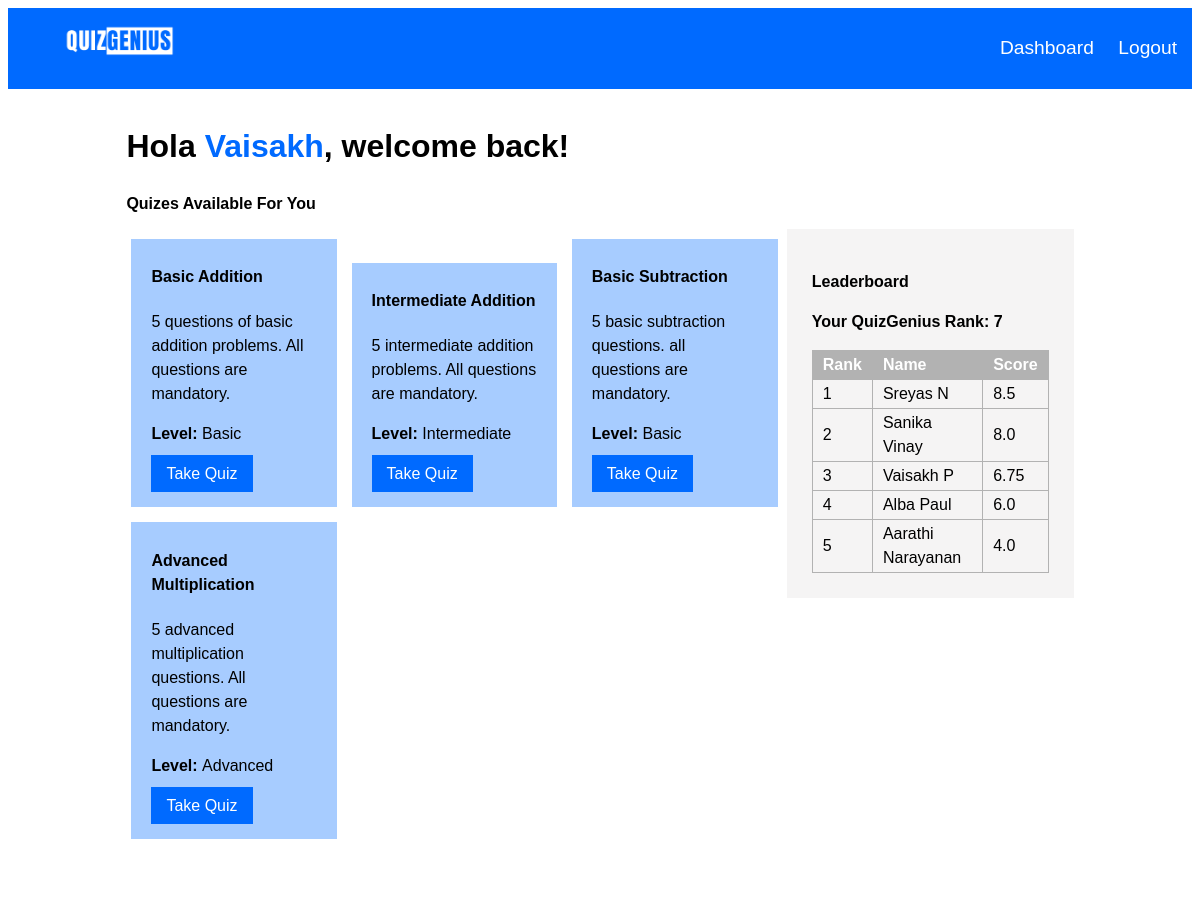
The page /dashboard (signed in) on the database its author committed.
### db.py (models this page shows, shortened)
class User(UserMixin, db.Model):
    firstname = db.Column(db.String(100), nullable=False)
    lastname = db.Column(db.String(100), nullable=False)
    role = db.Column(db.String(20),nullable=False)
    id = db.Column(db.Integer, primary_key=True)
    username = db.Column(db.String(100), unique=True, nullable=False)
    pswrd = db.Column(db.String(100), nullable=False)
    total_score = db.Column(db.Integer, default=0)
    quiz_scores = db.relationship('UserQuizScore', backref = 'user', lazy=True)

class Quiz(db.Model):
    id = db.Column(db.Integer, primary_key=True)
    title = db.Column(db.String(100), nullable=False)
    description = db.Column(db.String(150), nullable=False)
    level = db.Column(db.String(10), nullable=False)
    questions = db.relationship('Question', backref='quiz', cascade='all, delete-orphan')

### routes.py (the view)
@routes.route('/dashboard')
@login_required
def dashboard():
    quizes = Quiz.query.all()
    users = User.query.all()
    user_scores = []
    for user in users:
        total_score = sum(score.score for score in user.quiz_scores)
        user_scores.append((user, total_score))
    sorted_users = sorted(user_scores, key=lambda x: x[1], reverse=True)
    current_user_rank = None
    current_user_score = None
    for index, (user,score) in enumerate(sorted_users,1):
        if user.role=="Admin":
            sorted_users.pop(index-1)
            pass
        if current_user.id == user.id:
            current_user_rank = index
            current_user_score = score
    top_performers = sorted_users[:5]
    return render_template('dashboard.html', quizes=quizes,current_user=current_user, user_score=current_user_score, current_user_rank=current_user_rank, top_performers=top_performers)

### app.py (called while the page is built)
@login_manager.user_loader
def load_user(user_id):
    if user_id is not None:
        return User.query.get(int(user_id))
    else:
        return None

### authenticator.py (called while the page is built)
def login_required(f):
    @wraps(f)
    def decorated_function(*args, **kwargs):
        if 'user_logged_in' not in session and 'admin_logged_in' not in session:
            return redirect(url_for('routes.login'))  # Redirect to login if no user or admin session
        return f(*args, **kwargs)
    return decorated_function

### templates/dashboard.html
{% extends 'base.html' %}
{% block content %}
<h1>Hola <span id='user_name'>{{ current_user.firstname }}</span>, welcome back!</h1>
<h2> Quizes Available For You</h2>
<aside>
    <h3>Leaderboard</h3>
    <table id="dashboard_table">
    <p><strong>Your QuizGenius Rank: {{ current_user_rank }}</strong></p>
        <thead>
            <tr>
                <th id="rank">Rank</th>
                <th id="name">Name</th>
                <th id="score">Score</th>
            </tr>
        </thead>
        <tbody>
            {% for (user, score) in top_performers %}
                {% if user.id == current_user.id %}
                <tr id = "current_user_rank">
                    <td>{{ loop.index }}</td>
                    <td>{{ user.firstname }} {{ user.lastname }}</td>
                    <td>{{ score }}</td>
                </tr>
                {% else %}
                <tr>
                    <td>{{ loop.index }}</td>
                    <td>{{ user.firstname }} {{ user.lastname }}</td>
                    <td>{{ score }}</td>
                </tr>
                {% endif %}
            {% endfor %}
        </tbody>
    </table>
</aside>
<div class="dashboard_quiz_container">
{% for quiz in quizes %}
<div class="dashboard_quiz">
<h4>{{ quiz.title }}</h4>
<p>{{ quiz.description }}</p>
<p><strong>Level: </strong>{{ quiz.level }}</p>
<p><a href="{{ url_for('routes.take_quiz', quiz_id=quiz.id) }}">Take Quiz</a></p>
</div>
{% endfor %}
</div>
{% endblock %}

### static/style.css (style rules this page uses)
* { font-family: 'poppins',sans-serif; }
* { font-size: 1em; line-height: 1.5em; }
.body_container h1 { font-size: 2em; }
.dashboard_quiz_container { width: 70%; }
aside { float: right; width: 25%; background-color: rgb(245, 244, 244); padding: 25px; }
a { text-decoration: none; color: rgb(0, 106, 255); }
.dashboard_quiz { display: inline-block; margin: 5px; margin-top: 10px; padding-left: 20px; padding-right: 20px; padding-top: 5px; padding-bottom: 5px; width: 25%; background-color: rgb(167, 204, 255); color: rgb(0, 0, 0); }
.dashboard_quiz a { margin-top: 10px; background-color: rgb(0, 106, 255); padding-top: 10px; padding-bottom: 10px; padding-left: 15px; padding-right: 15px; color: white; }
table, th, td { text-align: left; border: 1px solid rgb(178, 178, 178) ; border-collapse: collapse; padding: 2px; padding-left: 10px; padding-right: 10px; }
th { color: rgb(255, 255, 255) ; background-color: rgb(178, 178, 178) }
#dashboard_table { width: 100%; }
#rank, #score { width: 20%; }
#name { width: 60%; }
table { width: 25%; }
#user_name { color:#006aff; }

### rows shown on the page
User: firstname "Vaisakh"
User: firstname "Sreyas", lastname "N", score "8.5"
User: firstname "Sanika", lastname "Vinay", score "8.0"
User: firstname "Vaisakh", lastname "P", score "6.75"
User: firstname "Alba", lastname "Paul", score "6.0"
User: firstname "Aarathi", lastname "Narayanan", score "4.0"
Quiz: title "Basic Addition", description "5 questions of basic addition problems. All questions are mandatory.", level "Basic"
Quiz: title "Intermediate Addition", description "5 intermediate addition problems. All questions are mandatory.", level "Intermediate"
Quiz: title "Basic Subtraction", description "5 basic subtraction questions. all questions are mandatory.", level "Basic"
Quiz: title "Advanced Multiplication", description "5 advanced multiplication questions. All questions are mandatory.", level "Advanced"

### other values the page prints
{{ current_user_rank }} "7"
